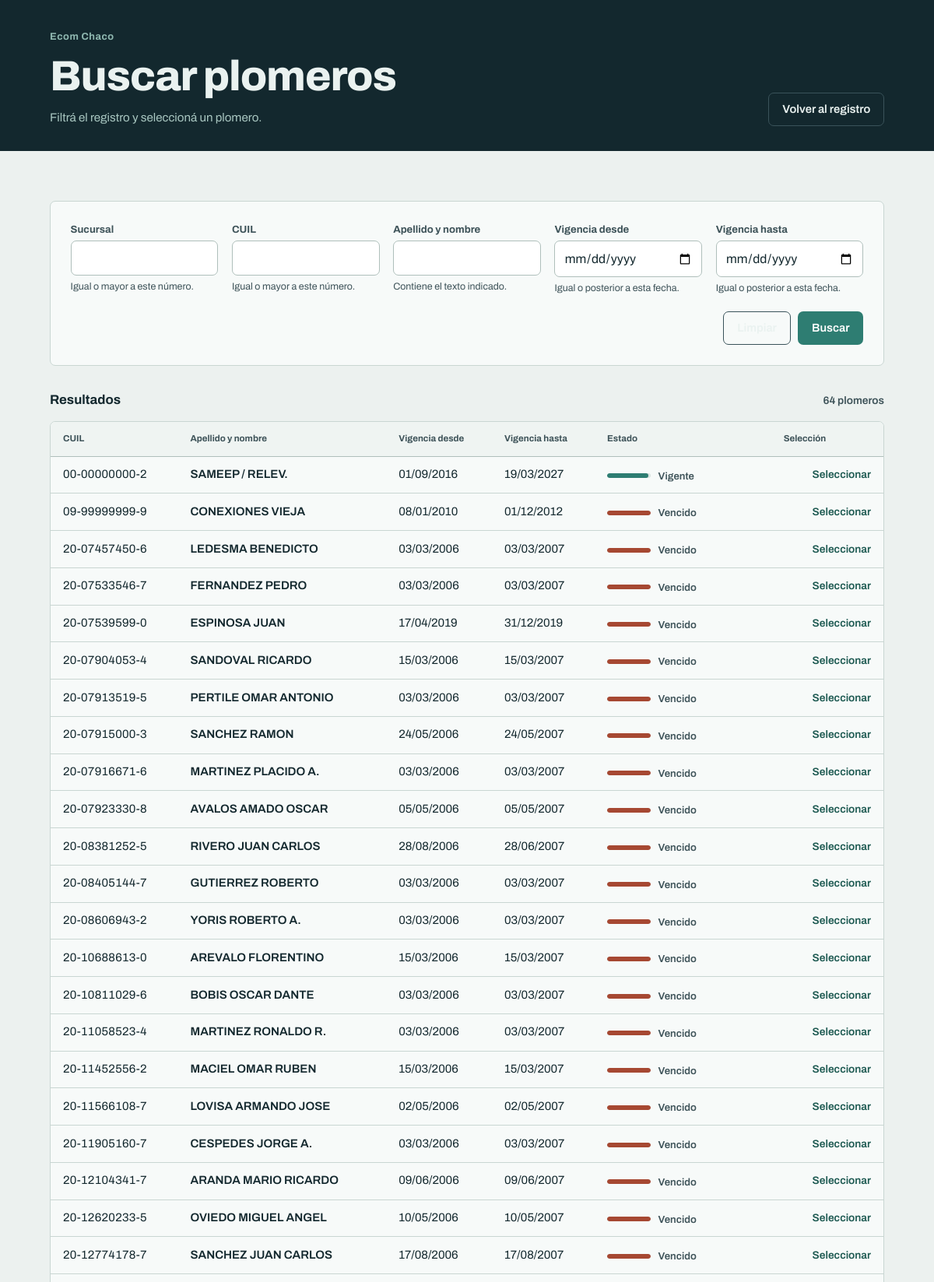
The app's page /plomeros/buscar/ (upper part) with its own data.
### plomeros/models.py (models this page shows, shortened)
class Plomero(models.Model):
    sucursal = models.PositiveSmallIntegerField(verbose_name="Sucursal")
    cuil = models.BigIntegerField(verbose_name="CUIL")
    nombre = models.CharField(max_length=20, verbose_name="Apellido y nombre")
    desde = models.DateField(null=True, blank=True, verbose_name="Vigencia desde")
    hasta = models.DateField(null=True, blank=True, verbose_name="Vigencia hasta")
    class Meta:
        db_table = "plomer"
        verbose_name = "Plomero"
        verbose_name_plural = "Plomeros"
        ordering = ["sucursal", "cuil"]
        constraints = [
            models.UniqueConstraint(
                fields=["sucursal", "cuil"], name="iplomer"
            )
        ]
    @property
    def cuil_formateado(self):
        s = str(self.cuil).zfill(11)
        return f"{s[:2]}-{s[2:10]}-{s[10]}"
    @property
    def estado_vigencia(self):
        if self.hasta is None:
            return "abierta"
        hoy = timezone.localdate()
        if self.hasta < hoy:
            return "vencido"
        if (self.hasta - hoy).days <= 90:
            return "por-vencer"
        return "vigente"
    @property
    def estado_label(self):
        return {
            "vigente": "Vigente",
            "por-vencer": "Por vencer",
            "vencido": "Vencido",
            "abierta": "Sin vencimiento",
        }[self.estado_vigencia]
    @property
    def vigencia_pct(self):
        if self.desde is None:
            return 0
        if self.hasta is None or self.hasta <= self.desde:
            return 100
        hoy = timezone.localdate()
        total = (self.hasta - self.desde).days
        elapsed = (hoy - self.desde).days
        return max(0, min(100, int(elapsed * 100 / total)))

### plomeros/views.py (the view)
# urls.py: path("plomeros/buscar/", views.PlomeroSearchView.as_view(), name="search"),
class PlomeroSearchView(ListView):
    model = Plomero
    template_name = "plomeros/plomero_search.html"
    context_object_name = "resultados"
    def get_queryset(self):
        self.form = PlomeroBusquedaForm(self.request.GET)
        qs = Plomero.objects.all()
        if not self.form.is_valid():
            return qs.none()
        d = self.form.cleaned_data
        if d.get("sucursal") is not None:
            qs = qs.filter(sucursal__gte=d["sucursal"])
        if d.get("cuil") is not None:
            qs = qs.filter(cuil__gte=d["cuil"])
        if d.get("nombre"):
            qs = qs.filter(nombre__icontains=d["nombre"])
        if d.get("desde") is not None:
            qs = qs.filter(desde__gte=d["desde"])
        if d.get("hasta") is not None:
            qs = qs.filter(hasta__gte=d["hasta"])
        return qs
    def get_context_data(self, **kwargs):
        ctx = super().get_context_data(**kwargs)
        ctx["form"] = self.form
        ctx["coincidencias"] = ctx["resultados"].count()
        return ctx

### plomeros/forms.py
class PlomeroBusquedaForm(forms.Form):
    sucursal = forms.IntegerField(
        required=False,
        label="Sucursal",
        help_text="Igual o mayor a este número.",
        widget=forms.NumberInput(attrs={"min": 0}),
    )
    cuil = forms.IntegerField(
        required=False,
        label="CUIL",
        help_text="Igual o mayor a este número.",
        widget=forms.NumberInput(attrs={"inputmode": "numeric"}),
    )
    nombre = forms.CharField(
        required=False,
        label="Apellido y nombre",
        help_text="Contiene el texto indicado.",
    )
    desde = forms.DateField(
        required=False,
        label="Vigencia desde",
        help_text="Igual o posterior a esta fecha.",
        widget=forms.DateInput(attrs={"type": "date"}, format="%Y-%m-%d"),
        input_formats=["%Y-%m-%d"],
    )
    hasta = forms.DateField(
        required=False,
        label="Vigencia hasta",
        help_text="Igual o posterior a esta fecha.",
        widget=forms.DateInput(attrs={"type": "date"}, format="%Y-%m-%d"),
        input_formats=["%Y-%m-%d"],
    )

### plomeros/templates/plomeros/plomero_search.html (shortened to what this page needs)
{% extends "plomeros/base.html" %}
{% block heading %}Buscar plomeros{% endblock %}
{% block lead %}
<p class="lede">Filtrá el registro y seleccioná un plomero.</p>
{% endblock %}
{% block actions %}
<a class="btn btn--ghost" href="{% url 'plomeros:list' %}">Volver al registro</a>
{% endblock %}
{% block content %}
<main id="contenido" class="wrap">
  <form method="get" class="form form--filters" novalidate>
    <div class="filters__grid">
      {% for field in form %}
      <div class="field">
        <label for="{{ field.id_for_label }}">{{ field.label }}</label>
        {{ field }}
        {% if field.help_text %}<p class="field__help">{{ field.help_text }}</p>{% endif %}
      </div>
      {% endfor %}
    </div>
    <div class="filters__actions">
      <a class="btn btn--ghost" href="{% url 'plomeros:search' %}">Limpiar</a>
      <button class="btn btn--primary" type="submit">Buscar</button>
    </div>
  </form>
  <div class="results-head">
    <h2>Resultados</h2>
    <span class="count">{{ coincidencias }} plomero{{ coincidencias|pluralize }}</span>
  </div>
  <div class="tablewrap">
    <table class="registry">
      <thead>
        <tr>
          <th scope="col">CUIL</th>
          <th scope="col">Apellido y nombre</th>
          <th scope="col">Vigencia desde</th>
          <th scope="col">Vigencia hasta</th>
          <th scope="col">Estado</th>
          <th scope="col" class="ta-end">Selección</th>
        </tr>
      </thead>
      <tbody>
        {% for p in resultados %}
        <tr>
          <td class="num">{{ p.cuil_formateado }}</td>
          <td class="name">{{ p.nombre }}</td>
          <td>{{ p.desde|date:"d/m/Y"|default:"—" }}</td>
          <td>{{ p.hasta|date:"d/m/Y"|default:"—" }}</td>
          <td>
            <span class="vig is-{{ p.estado_vigencia }}">
              <span class="vig__bar"><span class="vig__fill" style="width: {{ p.vigencia_pct }}%"></span></span>
              <span class="vig__label">{{ p.estado_label }}</span>
            </span>
          </td>
          <td class="ta-end ops">
            <a href="{% url 'plomeros:update' p.pk %}">Seleccionar</a>
          </td>
        </tr>
        {% empty %}
        <tr>
          <td colspan="6" class="empty">No hay coincidencias con los filtros.</td>
        </tr>
        {% endfor %}
      </tbody>
    </table>
  </div>
</main>
{% endblock %}

### plomeros/static/plomeros/css/app.css (style rules this page uses)
:root { --ink: #13282E; --ink-2: #3E5359; --paper: #ECF1EF; --surface: #F7FAF9; --line: #C9D6D2; --line-2: #AFBFBB; --verdigris: #2E7D72; --verdigris-ink: #1E5A52; --brass: #B98A34; --rust: #A64832; --radius: 7px; --maxw: 1120px; --font: "Archivo", system-ui, -apple-system, "Segoe UI", sans-serif; }
* { box-sizing: border-box; }
html, body { margin: 0; }
body { font-family: var(--font); color: var(--ink); background: var(--paper); line-height: 1.45; -webkit-font-smoothing: antialiased; }
.btn { display: inline-block; padding: .62rem 1.05rem; border: 1px solid transparent; border-radius: var(--radius); font: inherit; font-size: .92rem; font-weight: 600; text-decoration: none; cursor: pointer; }
.btn--ghost { color: #EAF2F0; border-color: #3A535A; }
.btn--primary { background: var(--verdigris); color: #fff; }
.wrap { max-width: var(--maxw); margin: 0 auto; padding: 2.2rem 1.5rem 3rem; }
.lede { max-width: 46ch; margin: .9rem 0 0; color: #A9C7C1; font-size: .95rem; }
.form { max-width: 720px; margin-top: 1.8rem; padding: 1.6rem; background: var(--surface); border: 1px solid var(--line); border-radius: var(--radius); }
.field { display: flex; flex-direction: column; gap: .35rem; }
.field label { font-size: .82rem; font-weight: 700; color: var(--ink-2); }
.field input { padding: .6rem .7rem; border: 1px solid var(--line-2); border-radius: var(--radius); background: #fff; color: var(--ink); font: inherit; }
.field__help { margin: 0; font-size: .78rem; color: var(--ink-2); }
.form--filters { max-width: none; }
.filters__grid { display: grid; grid-template-columns: repeat(auto-fit, minmax(180px, 1fr)); gap: 1rem 1.1rem; }
.filters__actions { display: flex; justify-content: flex-end; gap: .6rem; margin-top: 1.3rem; }
.results-head { display: flex; align-items: baseline; justify-content: space-between; gap: 1rem; margin: 2rem 0 .9rem; }
.results-head h2 { margin: 0; font-size: 1.05rem; font-weight: 700; }
.results-head .count { font-size: .86rem; font-weight: 600; color: var(--ink-2); }
.tablewrap { overflow-x: auto; background: var(--surface); border: 1px solid var(--line); border-radius: var(--radius); }
.registry { width: 100%; min-width: 760px; border-collapse: collapse; font-size: .94rem; }
.registry thead th { padding: .85rem 1rem; background: #EFF4F2; border-bottom: 1px solid var(--line-2); font-size: .72rem; font-weight: 700; color: var(--ink-2); text-align: left; white-space: nowrap; }
.registry td { padding: .78rem 1rem; border-bottom: 1px solid var(--line); vertical-align: middle; }
.num { color: var(--ink); letter-spacing: .02em; white-space: nowrap; font-variant-numeric: tabular-nums; }
.name { font-weight: 600; }
.ta-end { text-align: right; }
.ops { white-space: nowrap; }
.ops a { margin-left: 1rem; color: var(--verdigris-ink); font-size: .86rem; font-weight: 600; text-decoration: none; }
.vig { display: inline-flex; align-items: center; gap: .6rem; white-space: nowrap; }
.vig__bar { flex: 0 0 auto; width: 56px; height: 6px; border-radius: 3px; background: #DCE5E2; overflow: hidden; }
.vig__fill { display: block; height: 100%; border-radius: 3px; background: currentColor; }
.vig__label { font-size: .82rem; font-weight: 600; color: var(--ink-2); }
.vig.is-vigente { color: var(--verdigris); }
.vig.is-vencido { color: var(--rust); }
@media (prefers-reduced-motion: no-preference) { .registry tbody tr { transition: background .12s ease; } }

### records on screen
Plomero: cuil_formateado "00-00000000-2", nombre "SAMEEP / RELEV.", desde "01/09/2016", hasta "19/03/2027", estado_label "Vigente"
Plomero: cuil_formateado "09-99999999-9", nombre "CONEXIONES VIEJA", desde "08/01/2010", hasta "01/12/2012", estado_label "Vencido"
Plomero: cuil_formateado "20-07457450-6", nombre "LEDESMA BENEDICTO", desde "03/03/2006", hasta "03/03/2007", estado_label "Vencido"
Plomero: cuil_formateado "20-07533546-7", nombre "FERNANDEZ PEDRO", desde "03/03/2006", hasta "03/03/2007", estado_label "Vencido"
Plomero: cuil_formateado "20-07539599-0", nombre "ESPINOSA JUAN", desde "17/04/2019", hasta "31/12/2019", estado_label "Vencido"
Plomero: cuil_formateado "20-07904053-4", nombre "SANDOVAL RICARDO", desde "15/03/2006", hasta "15/03/2007", estado_label "Vencido"
Plomero: cuil_formateado "20-07913519-5", nombre "PERTILE OMAR ANTONIO", desde "03/03/2006", hasta "03/03/2007", estado_label "Vencido"
Plomero: cuil_formateado "20-07915000-3", nombre "SANCHEZ RAMON", desde "24/05/2006", hasta "24/05/2007", estado_label "Vencido"
Plomero: cuil_formateado "20-07916671-6", nombre "MARTINEZ PLACIDO A.", desde "03/03/2006", hasta "03/03/2007", estado_label "Vencido"
Plomero: cuil_formateado "20-07923330-8", nombre "AVALOS AMADO OSCAR", desde "05/05/2006", hasta "05/05/2007", estado_label "Vencido"
Plomero: cuil_formateado "20-08381252-5", nombre "RIVERO JUAN CARLOS", desde "28/08/2006", hasta "28/06/2007", estado_label "Vencido"
Plomero: cuil_formateado "20-08405144-7", nombre "GUTIERREZ ROBERTO", desde "03/03/2006", hasta "03/03/2007", estado_label "Vencido"
Plomero: cuil_formateado "20-08606943-2", nombre "YORIS ROBERTO A.", desde "03/03/2006", hasta "03/03/2007", estado_label "Vencido"
Plomero: cuil_formateado "20-10688613-0", nombre "AREVALO FLORENTINO", desde "15/03/2006", hasta "15/03/2007", estado_label "Vencido"
Plomero: cuil_formateado "20-10811029-6", nombre "BOBIS OSCAR DANTE", desde "03/03/2006", hasta "03/03/2007", estado_label "Vencido"
Plomero: cuil_formateado "20-11058523-4", nombre "MARTINEZ RONALDO R.", desde "03/03/2006", hasta "03/03/2007", estado_label "Vencido"
Plomero: cuil_formateado "20-11452556-2", nombre "MACIEL OMAR RUBEN", desde "15/03/2006", hasta "15/03/2007", estado_label "Vencido"
Plomero: cuil_formateado "20-11566108-7", nombre "LOVISA ARMANDO JOSE", desde "02/05/2006", hasta "02/05/2007", estado_label "Vencido"
Plomero: cuil_formateado "20-11905160-7", nombre "CESPEDES JORGE A.", desde "03/03/2006", hasta "03/03/2007", estado_label "Vencido"
Plomero: cuil_formateado "20-12104341-7", nombre "ARANDA MARIO RICARDO", desde "09/06/2006", hasta "09/06/2007", estado_label "Vencido"
Plomero: cuil_formateado "20-12620233-5", nombre "OVIEDO MIGUEL ANGEL", desde "10/05/2006", hasta "10/05/2007", estado_label "Vencido"
Plomero: cuil_formateado "20-12774178-7", nombre "SANCHEZ JUAN CARLOS", desde "17/08/2006", hasta "17/08/2007", estado_label "Vencido"

### other values on screen
{{ field.label }} "Sucursal" "CUIL" "Apellido y nombre" "Vigencia desde" "Vigencia hasta"
{{ field.help_text }} "Igual o mayor a este número." "Igual o mayor a este número." "Contiene el texto indicado." "Igual o posterior a esta fecha." "Igual o posterior a esta fecha."
{{ coincidencias }} "64"
